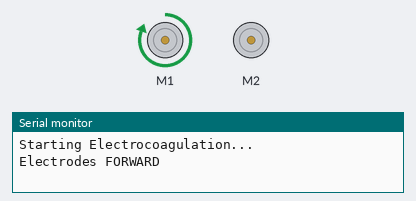
Bench run of a sketch on a simulated Arduino Uno, built with avr-gcc and run on an emulated ATmega328P. Shown: 2 × DC motor (green arrow = forward, orange = backward, longer = faster), the last lines printed to the serial monitor.

Above: at 10.0 s.
At 30.0 s:
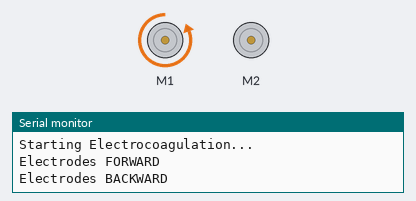
Timing chart, 0 to 52.0 s (numbered marks = the images above):
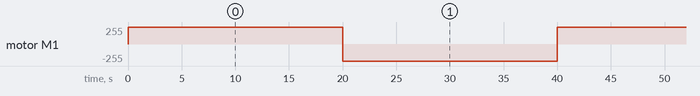

Measured:
- by itself, motor M1: alternates forward 255/255 for 20.0 s and backward 255/255 for 20.0 s

The sketch:

main.ino
```cpp
#include <AFMotor.h>

AF_DCMotor motor(1, MOTOR12_64KHZ);    // Electrodes on Motor 1
AF_DCMotor pump(2, MOTOR12_2KHZ);      // Pump on Motor 2 at 2kHz

unsigned long startTime;
bool ecDone = false;

void setup() {
  Serial.begin(9600);
  Serial.println("Starting Electrocoagulation...");

  motor.setSpeed(255);  // Electrodes full power
  pump.setSpeed(155);   // Pump full power

  startTime = millis(); // Record start time
}

void loop() {
  unsigned long currentTime = millis();

  if (!ecDone) {
    if (currentTime - startTime < 1800000) {  // 20 minutes = 900000 milliseconds
      // Alternate electrode direction every 20 seconds
      motor.run(FORWARD);
      Serial.println("Electrodes FORWARD");
      delay(20000);

      motor.run(BACKWARD);
      Serial.println("Electrodes BACKWARD");
      delay(20000);
    } else {
      motor.run(RELEASE);    // Stop electrodes
      ecDone = true;
      Serial.println("Electrocoagulation Done. Starting Pump...");
      pump.run(FORWARD);      // Turn on the pump permanently
    }
  }
  else {
    // Pump keeps running, nothing else needed
    pump.run(FORWARD);
  }
}
```
